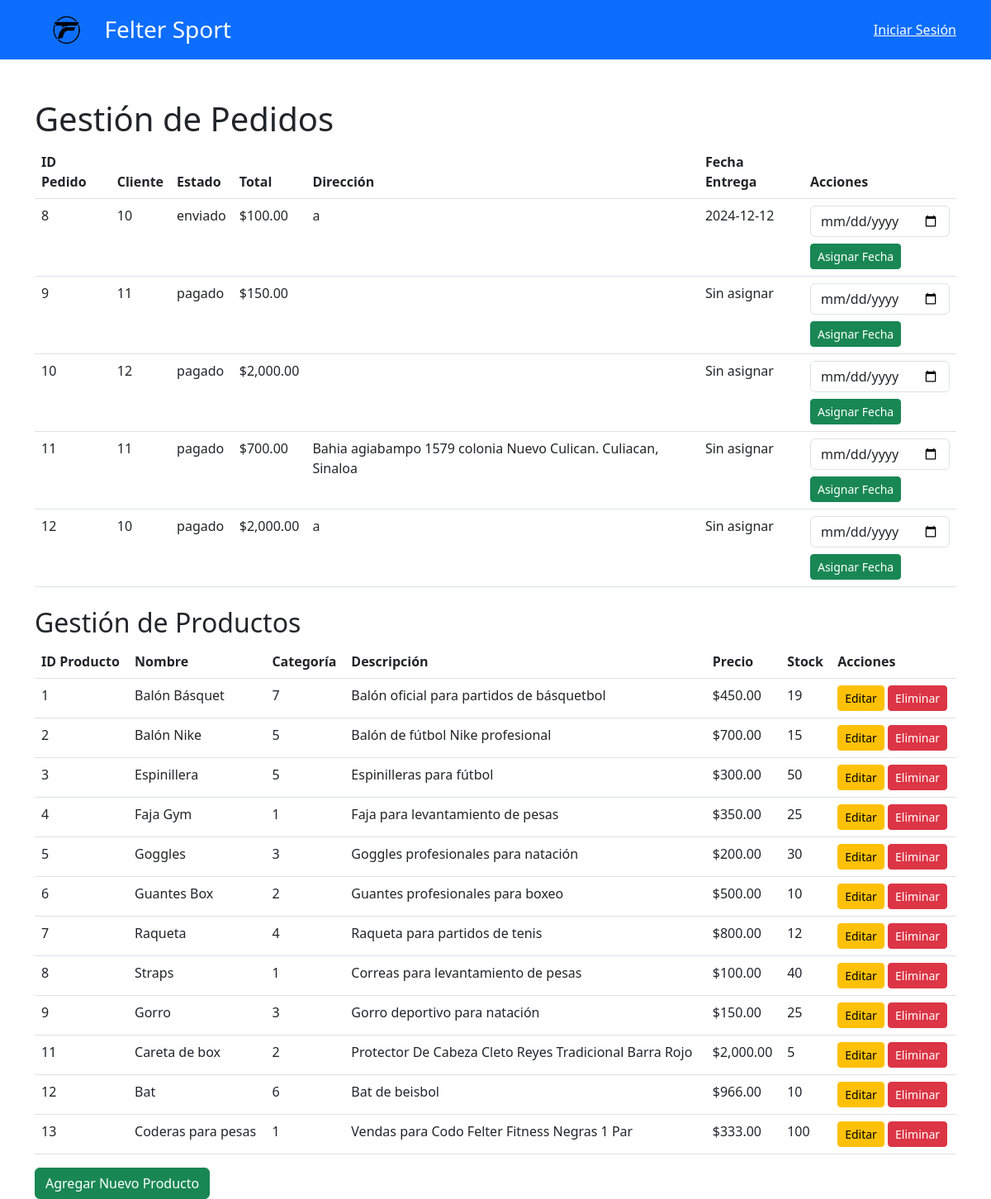
Page /dashboard_admin.php on the committed database.
### tables this page shows
CREATE TABLE `pedidos` (
  `id_pedido` int(11) NOT NULL,
  `id_usuario` int(11) NOT NULL,
  `fecha_pedido` datetime DEFAULT current_timestamp(),
  `total` decimal(10,2) NOT NULL,
  `direccion_entrega` text NOT NULL,
  `estado` enum('pendiente','enviado','entregado','pagado') DEFAULT 'pendiente',
  `fecha_entrega` date DEFAULT NULL,
  `visible_admin` tinyint(1) DEFAULT 0
);

CREATE TABLE `productos` (
  `id_producto` int(11) NOT NULL,
  `id_categoria` int(11) NOT NULL,
  `nombre_producto` varchar(255) NOT NULL,
  `descripcion` text DEFAULT NULL,
  `precio` decimal(10,2) NOT NULL,
  `stock` int(11) NOT NULL DEFAULT 0,
  `imagen_url` text DEFAULT NULL
);

### dashboard_admin.php (the view, shortened to what this page needs)
<?php
include 'conexion.php';
$sql_pedidos = "SELECT * FROM pedidos WHERE visible_admin = 1";
$result_pedidos = $conn->query($sql_pedidos);
$sql_productos = "SELECT * FROM productos";
$result_productos = $conn->query($sql_productos);
?>
<!DOCTYPE html>
<html lang="es">
<head>
    <link href="https://cdn.jsdelivr.net/npm/bootstrap@5.3.0/dist/css/bootstrap.min.css" rel="stylesheet">
</head>
<body>
    <header class="bg-primary text-white py-3">
        <div class="container d-flex justify-content-between align-items-center">
            <div class="d-flex align-items-center">
                <img src="img/logo.webp" alt="Logo Felter Sport" class="me-2" style="height: 40px;">
                <h1 class="h3 mb-0">Felter Sport</h1>
            </div>
            <?php if (isset($_SESSION['id_usuario'])): ?>
                <a href="logout.php" class="text-white">Cerrar Sesión</a>
            <?php else: ?>
                <a href="login.php" class="text-white">Iniciar Sesión</a>
            <?php endif; ?>
        </div>
    </header>
    <div class="container mt-5">
        <section class="mt-4">
            <h1>Gestión de Pedidos</h1>
            <table class="table">
                <thead>
                    <tr>
                        <th>ID Pedido</th>
                        <th>Cliente</th>
                        <th>Estado</th>
                        <th>Total</th>
                        <th>Dirección</th>
                        <th>Fecha Entrega</th>
                        <th>Acciones</th>
                    </tr>
                </thead>
                <tbody>
                    <?php while ($pedido = $result_pedidos->fetch_assoc()) : ?>
                        <tr>
                            <td><?php echo $pedido['id_pedido']; ?></td>
                            <td><?php echo $pedido['id_usuario']; ?></td>
                            <td><?php echo $pedido['estado']; ?></td>
                            <td>$<?php echo number_format($pedido['total'], 2); ?></td>
                            <td><?php echo htmlspecialchars($pedido['direccion_entrega']); ?></td>
                            <td><?php echo $pedido['fecha_entrega'] ? $pedido['fecha_entrega'] : 'Sin asignar'; ?></td>
                            <td>
                                <form action="asignar_fecha.php" method="POST" class="d-inline">
                                    <input type="date" name="fecha_entrega" class="form-control mb-2" required>
                                    <button type="submit" class="btn btn-success btn-sm">Asignar Fecha</button>
                                </form>
                            </td>
                        </tr>
                    <?php endwhile; ?>
                </tbody>
            </table>
        </section>
        <section class="mt-4">
            <h2>Gestión de Productos</h2>
            <table class="table">
                <thead>
                    <tr>
                        <th>ID Producto</th>
                        <th>Nombre</th>
                        <th>Categoría</th>
                        <th>Descripción</th>
                        <th>Precio</th>
                        <th>Stock</th>
                        <th>Acciones</th>
                    </tr>
                </thead>
                <tbody>
                    <?php while ($producto = $result_productos->fetch_assoc()) : ?>
                        <tr>
                            <td><?php echo $producto['id_producto']; ?></td>
                            <td><?php echo htmlspecialchars($producto['nombre_producto']); ?></td>
                            <td><?php echo htmlspecialchars($producto['id_categoria']); ?></td>
                            <td><?php echo htmlspecialchars($producto['descripcion']); ?></td>
                            <td>$<?php echo number_format($producto['precio'], 2); ?></td>
                            <td><?php echo htmlspecialchars($producto['stock']); ?></td>
                            <td>
                                <form action="editar_producto.php" method="GET" class="d-inline">
                                    <button type="submit" class="btn btn-warning btn-sm">Editar</button>
                                </form>
                                <form action="eliminar_producto.php" method="POST" class="d-inline">
                                    <button type="submit" name="eliminar_producto" class="btn btn-danger btn-sm">Eliminar</button>
                                </form>
                            </td>
                        </tr>
                    <?php endwhile; ?>
                </tbody>
            </table>
            <a href="agregar_producto.php" class="btn btn-success">Agregar Nuevo Producto</a>
        </section>
    </div>
</body>
</html>

### rows in the picture
pedidos: id_pedido "8", id_usuario "10", estado "enviado", total "100.00", direccion_entrega "a", fecha_entrega "2024-12-12"
pedidos: id_pedido "9", id_usuario "11", estado "pagado", total "150.00", shows "Sin asignar"
pedidos: id_pedido "10", id_usuario "12", estado "pagado", total "2,000.00", shows "Sin asignar"
pedidos: id_pedido "11", id_usuario "11", estado "pagado", total "700.00", direccion_entrega "Bahia agiabampo 1579 colonia Nuevo Culican. Culiacan, Sinaloa", shows "Sin asignar"
pedidos: id_pedido "12", id_usuario "10", estado "pagado", total "2,000.00", direccion_entrega "a", shows "Sin asignar"
productos: id_producto "1", nombre_producto "Balón Básquet", id_categoria "7", descripcion "Balón oficial para partidos de básquetbol", precio "450.00", stock "19"
productos: id_producto "2", nombre_producto "Balón Nike", id_categoria "5", descripcion "Balón de fútbol Nike profesional", precio "700.00", stock "15"
productos: id_producto "3", nombre_producto "Espinillera", id_categoria "5", descripcion "Espinilleras para fútbol", precio "300.00", stock "50"
productos: id_producto "4", nombre_producto "Faja Gym", id_categoria "1", descripcion "Faja para levantamiento de pesas", precio "350.00", stock "25"
productos: id_producto "5", nombre_producto "Goggles", id_categoria "3", descripcion "Goggles profesionales para natación", precio "200.00", stock "30"
productos: id_producto "6", nombre_producto "Guantes Box", id_categoria "2", descripcion "Guantes profesionales para boxeo", precio "500.00", stock "10"
productos: id_producto "7", nombre_producto "Raqueta", id_categoria "4", descripcion "Raqueta para partidos de tenis", precio "800.00", stock "12"
productos: id_producto "8", nombre_producto "Straps", id_categoria "1", descripcion "Correas para levantamiento de pesas", precio "100.00", stock "40"
productos: id_producto "9", nombre_producto "Gorro", id_categoria "3", descripcion "Gorro deportivo para natación", precio "150.00", stock "25"
productos: id_producto "11", nombre_producto "Careta de box", id_categoria "2", descripcion "Protector De Cabeza Cleto Reyes Tradicional Barra Rojo", precio "2,000.00", stock "5"
productos: id_producto "12", nombre_producto "Bat", id_categoria "6", descripcion "Bat de beisbol", precio "966.00", stock "10"
productos: id_producto "13", nombre_producto "Coderas para pesas", id_categoria "1", descripcion "Vendas para Codo Felter Fitness Negras 1 Par", precio "333.00", stock "100"
